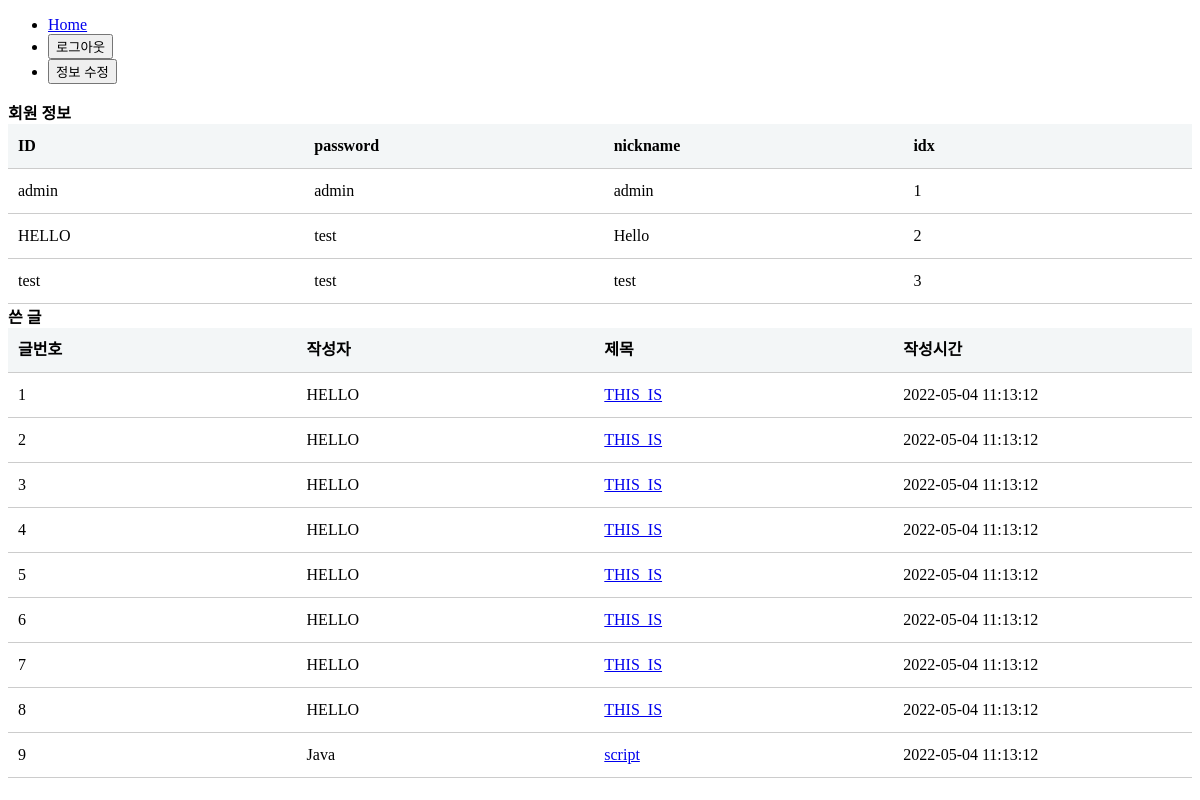
Screenshot of /user/0 (signed in) with the database file from the repository.
### tables this page shows
CREATE TABLE member (id varchar(50)  UNIQUE NOT NULL, passwd varchar(50) NOT NULL, nickname varchar(50) NOT NULL, idx integer PRIMARY KEY autoincrement);

CREATE TABLE board (
        num INTEGER PRIMARY KEY AUTOINCREMENT,
        id TEXT NOT NULL,title TEXT NOT NULL, 
        content TEXT, 
        reg_date DATETIME DEFAULT (datetime('now','localtime')));

### app.py (the view, shortened to what this page needs)
@app.route('/user/<int:find_idx>',methods=['GET'])
def check(find_idx):
    if find_idx == 0:
        member_row = select_all_id()
        user_data_list = []
        for obj in member_row:
            data_dic = {
                'id' : obj[0],
                'passwd' : obj[1],
                'nickname' : obj[2],
                'idx' : obj[3]
            }
            user_data_list.append(data_dic)
        board_row = select_all_board()
        board_data_list = []
        for obj in board_row:
            data_dic = {
                'num' : obj[0],
                'id' : obj[1],
                'title' : obj[2],
                'reg_date' : obj[4]
            }
            board_data_list.append(data_dic)
        return render_template('user.html',user=user_data_list,board=board_data_list)

### app.py (called while the page is built)
def dbcon():
    return sqlite3.connect(os.path.dirname(os.path.realpath(__file__))+'/mydb.db')

def select_all_id():
    print("select_all_id() call")
    ret = ()
    try :
        db = dbcon()
        c = db.cursor()
        sql = 'SELECT * FROM member'
        c.execute(sql)
        ret = c.fetchall()
    except Exception as e:
        print('db error [selct_all_id()] : ',e)
    finally:
        db.close()
        return ret

def select_all_board():
    print("select_all_board() call")
    ret = ()
    try :
        db = dbcon()
        c = db.cursor()
        sql = 'SELECT * FROM board'
        c.execute(sql)
        ret = c.fetchall()
    except Exception as e:
        print('db error [selct_all_board()] : ',e)
    finally:
        db.close()
        return ret

### templates/user.html (shortened to what this page needs)
<!DOCTYPE html>
<html lang="en" xmlns:float="http://www.w3.org/1999/xhtml">
<head>
</head>
<body>
    <ul>
      <li>        <a href="{{url_for('homepage')}}">Home</a>      </li>
      <li>        <button type="button" onclick="location.href='/logout'"> 로그아웃 </button>      </li>
      <li>        <button type="button" onclick="location.href='/user_info/{{username}}'"> 정보 수정 </button>      </li>
    </ul>
    <strong>{{data|safe}} 회원 정보</strong>
    <table class="type09">
        <tr>
            <th>ID</th>
            <th>password</th>
            <th>nickname</th>
            <th>idx</th>
        </tr>
        {% for obj in user%}
        <tbody>
            <tr>
                <td>{{obj.id}}</td>
                <td>{{obj.passwd}}</td>
                <td>{{obj.nickname}}</td>
                <td>{{obj.idx}}</a></td>
            </tr>
        </tbody>
        {% endfor %}
    </table>
    <strong> 쓴 글</strong>
    <table class="type09">
        <tr>
            <th>글번호</th>
            <th>작성자</th>
            <th>제목</th>
            <th>작성시간</th>
        </tr>
        {% for obj in board%}
        <tbody>
            <tr>
                <td>{{obj.num}}</td>
                <td>{{obj.id}}</td>
                <td><a href="/board/{{obj.num}}">{{obj.title}}</a></td>
                <td>{{obj.reg_date}}</td>
            </tr>
        </tbody>
        {% endfor %}
    </table>
</body>
</html>

### templates/user.html (style rules this page uses)
table.type09 { border-collapse: collapse; text-align: left; line-height: 1.5; }
table.type09 tbody th { width: 150px; padding: 10px; font-weight: bold; vertical-align: top; border-bottom: 1px solid #ccc; background: #f3f6f7; }
table.type09 td { width: 350px; padding: 10px; vertical-align: top; border-bottom: 1px solid #ccc; }

### rows the page displays
member: id "admin", passwd "admin", nickname "admin", idx "1"
member: id "HELLO", passwd "test", nickname "Hello", idx "2"
member: id "test", passwd "test", nickname "test", idx "3"
board: num "1", id "HELLO", title "THIS_IS", reg_date "2022-05-04 11:13:12"
board: num "2", id "HELLO", title "THIS_IS", reg_date "2022-05-04 11:13:12"
board: num "3", id "HELLO", title "THIS_IS", reg_date "2022-05-04 11:13:12"
board: num "4", id "HELLO", title "THIS_IS", reg_date "2022-05-04 11:13:12"
board: num "5", id "HELLO", title "THIS_IS", reg_date "2022-05-04 11:13:12"
board: num "6", id "HELLO", title "THIS_IS", reg_date "2022-05-04 11:13:12"
board: num "7", id "HELLO", title "THIS_IS", reg_date "2022-05-04 11:13:12"
board: num "8", id "HELLO", title "THIS_IS", reg_date "2022-05-04 11:13:12"
board: num "9", id "Java", title "script", reg_date "2022-05-04 11:13:12"
